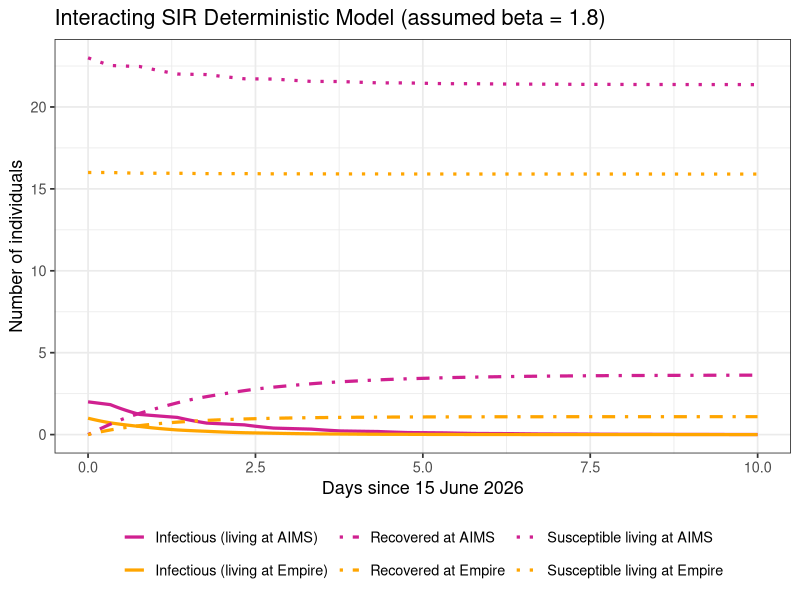
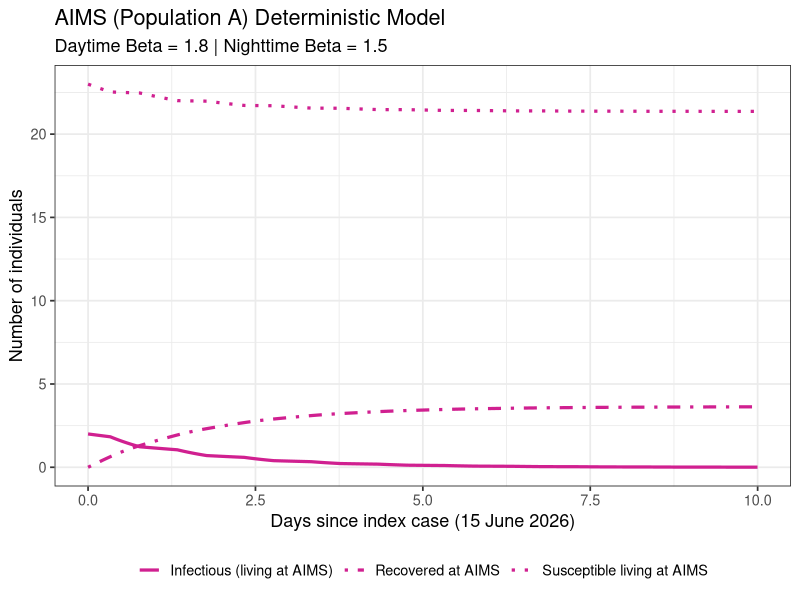
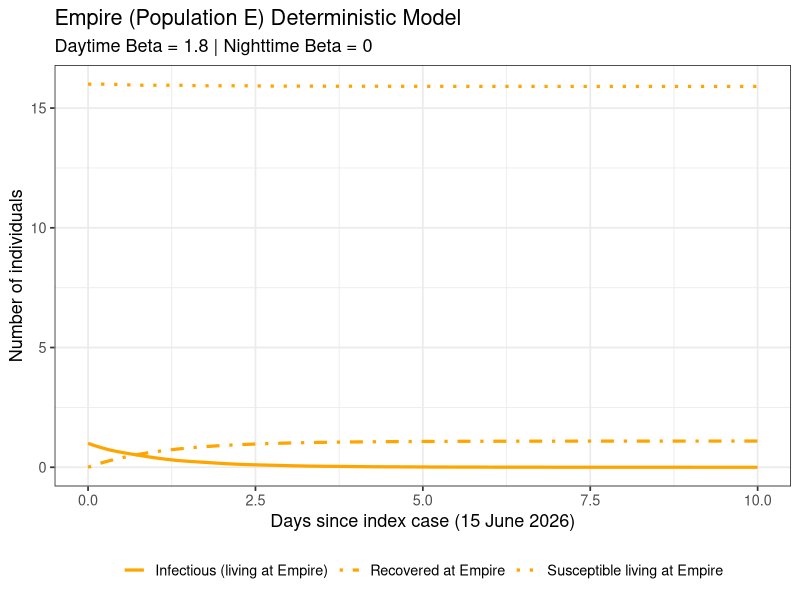

R code for these plots, in order:
library(deSolve)
library(ggplot2)
library(ellipse)
library(tidyr)
library(chron)

data <- read.csv("MMF-Final+Locations+Doctors.csv", stringsAsFactors = FALSE)


data$Date     <- as.Date(data$Date, format = "%d/%m/%Y")
data$DateTime <- as.POSIXct(paste(data$Date, data$Time),
                            format = "%Y-%m-%d %H:%M:%S")
data$Day      <- as.numeric(data$Date - min(data$Date))

# Location == 1 → IE (Empire), Location == 0 → IA (AIMS)
data$Status <- ifelse(data$Location == 1, "IE", "IA")

betaMixprior <- 1.8
betaNightEprior <- 0
betaNightAprior <-1.5

index_cases <- data[data$Infected.by == "Started", ]
I0_IE <- sum(data$Location == 1 & data$Infected.by == "Started") 
I0_IA <- sum(data$Location == 0 & data$Infected.by == "Started")
#I0_IA <- sum(as.integer(index_case$Location == 0))
N0  <- 42
N_A <- 25 
N_E <- 17
S0_E <- N_E - I0_IE
S0_A <- N_A - I0_IA

pop.ssiirr <- c(
  SE  = S0_E,
  SA = S0_A,
  IA = I0_IA,
  IE = I0_IE,
  RA  = 0,
  RE = 0
)

cat("\nInitial conditions:\n")
print(pop.ssiirr)

# Update your values vector to include all constants needed by the function
values <- c(
  gammaA          = 1,
  gammaE          = 1,
  N0              = 42,
  N_A             = 25,
  N_E             = 17,
  betaMixprior    = betaMixprior,
  betaNightAprior = betaNightAprior,
  betaNightEprior = betaNightEprior
)

ssiirr <- function(t, y, parms) {
  with(as.list(c(y, parms)), {
    
    # Time-of-day logic
    day_fraction <- t %% 1
    is_daytime   <- (day_fraction >= 0.3328) & (day_fraction <= 0.77071)
    
    p_day   <- 0.85
    p_night <- 0.30
    
    # Calculate transmission reduction factors based on the joint probabilities
    factor_day   <- 0.03*p_day^2   + 0.21*p_day*(1-p_day)     + (1-p_day)^2
    factor_night <- 0.03*p_night^2 + 0.21*p_night*(1-p_night) + (1-p_night)^2
   
    # Apply factors to your transmission coefficients
    beta_M  <- ifelse(is_daytime, betaMixprior * factor_day, 0)
    beta_NA <- ifelse(is_daytime, 0, betaNightAprior * factor_night)
    beta_NE <- ifelse(is_daytime, 0, betaNightEprior * factor_night)
    # Force of infection (per house)
    inf_mix <- beta_M * (IA + IE) / N0
    inf_NA   <- beta_NA * IA / N_A
    inf_NE   <- beta_NE * IE / N_E
    
    # Derivatives
    dSAdt <- -(inf_mix + inf_NA) * SA
    dSEdt <- -(inf_mix + inf_NE) * SE
    
    dIAdt <- (inf_mix + inf_NA) * SA - gammaA * IA
    dIEdt <- (inf_mix + inf_NE) * SE - gammaE * IE
    
    dRAdt <- gammaA * IA 
    dREdt <- gammaE * IE 
    
    # CRITICAL FIX: The order here now perfectly matches pop.ssiirr
    # SE, SA, IA, IE, RA, RE
    return(list(c(dSEdt, dSAdt, dIAdt, dIEdt, dRAdt, dREdt)))
  })
}

# 3. Run the model
time.out <- seq(0, 10, by = 0.02083)

ts.ssiirr <- data.frame(lsoda(
  y     = pop.ssiirr,
  times = time.out,
  func  = ssiirr,
  parms = values
))

# Define unified styling vectors for consistency across all plots
pop_colours <- c(
  SA = "violetred", IA = "violetred", RA = "violetred",  # AIMS
  SE = "orange", IE = "orange", RE = "orange" # Empire
)

pop_labels <- c(
  SA = "Susceptible living at AIMS",
  SE = "Susceptible living at Empire",
  IA = "Infectious (living at AIMS)",
  IE = "Infectious (living at Empire)",
  RA = "Recovered at AIMS", 
  RE = "Recovered at Empire"
)

state_linetypes <- c(
  SA = "dotted",    SE = "dotted",
  IA = "solid",     IE = "solid",
  RA = "dotdash",   RE = "dotdash"
)

# ==============================================================================
# 1. Combined Plot (All Compartments)
# ==============================================================================
ts_long <- pivot_longer(ts.ssiirr,
                        cols      = c("SA","SE", "IA", "IE", "RA", "RE"),
                        names_to  = "Compartment",
                        values_to = "Count")

ggplot(ts_long, aes(x = time, y = Count, colour = Compartment, linetype = Compartment)) +
  geom_line(linewidth = 1.1) +
  scale_colour_manual(values = pop_colours, labels = pop_labels) +
  scale_linetype_manual(values = state_linetypes, labels = pop_labels) +
  xlab("Days since 15 June 2026") +
  ylab("Number of individuals") +
  ggtitle("Interacting SIR Deterministic Model (assumed beta = 1.8)",) +
  theme_bw(base_size = 13) +
  theme(legend.position = "bottom", legend.title = element_blank())


# ==============================================================================
# 2. AIMS Plot (Population A)
# ==============================================================================
ts_long_A <- pivot_longer(ts.ssiirr,
                          cols      = c("SA", "IA", "RA"),
                          names_to  = "Compartment",
                          values_to = "Count")

ggplot(ts_long_A, aes(x = time, y = Count, colour = Compartment, linetype = Compartment)) +
  geom_line(linewidth = 1.1) +
  scale_colour_manual(values = pop_colours, labels = pop_labels) +
  scale_linetype_manual(values = state_linetypes, labels = pop_labels) +
  xlab("Days since index case (15 June 2026)") +
  ylab("Number of individuals") +
  ggtitle("AIMS (Population A) Deterministic Model",
          subtitle = paste0("Daytime Beta = ", betaMixprior, " | Nighttime Beta = ", betaNightAprior)) +
  theme_bw(base_size = 13) +
  theme(legend.position = "bottom", legend.title = element_blank())


# ==============================================================================
# 3. Empire Plot (Population E)
# ==============================================================================
ts_long_E <- pivot_longer(ts.ssiirr,
                          cols      = c("SE", "IE", "RE"),
                          names_to  = "Compartment",
                          values_to = "Count")

ggplot(ts_long_E, aes(x = time, y = Count, colour = Compartment, linetype = Compartment)) +
  geom_line(linewidth = 1.1) +
  scale_colour_manual(values = pop_colours, labels = pop_labels) +
  scale_linetype_manual(values = state_linetypes, labels = pop_labels) +
  xlab("Days since index case (15 June 2026)") +
  ylab("Number of individuals") +
  ggtitle("Empire (Population E) Deterministic Model",
          subtitle = paste0("Daytime Beta = ", betaMixprior, " | Nighttime Beta = ", betaNightEprior)) +
  theme_bw(base_size = 13) +
  theme(legend.position = "bottom", legend.title = element_blank())
